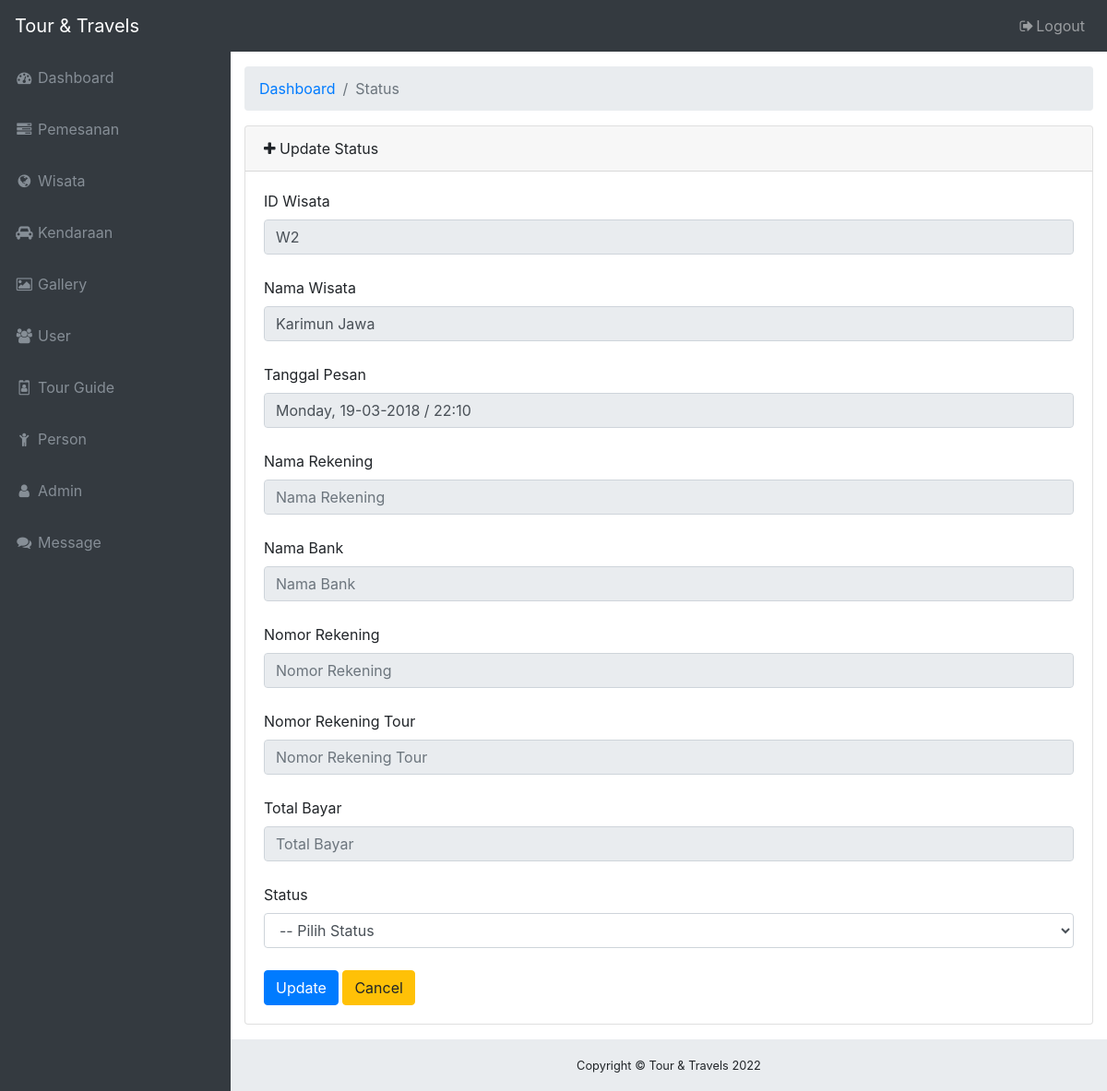
/admin/updatestatus.php?no=52, run on the app's committed database.
### tables this page shows
CREATE TABLE `pesan` (
  `no` int(8) NOT NULL,
  `id_wisata` varchar(10) NOT NULL,
  `username` varchar(20) NOT NULL,
  `tanggal_pesan` varchar(30) NOT NULL,
  `nama_wisata` varchar(20) NOT NULL,
  `lokasi` varchar(20) NOT NULL,
  `harga_paket` varchar(20) NOT NULL,
  `nama_pesan` varchar(20) NOT NULL,
  `no_hp` varchar(15) NOT NULL,
  `email` varchar(30) NOT NULL,
  `seat` varchar(10) NOT NULL,
  `id_anggota` varchar(10) NOT NULL,
  `harga_per` varchar(20) NOT NULL,
  `id_kendaraan` varchar(10) NOT NULL,
  `harga_kend` varchar(20) NOT NULL,
  `date` date NOT NULL,
  `nama_rek` varchar(30) NOT NULL,
  `nama_bank` varchar(30) NOT NULL,
  `no_rek` varchar(20) NOT NULL,
  `no_rek_tour` varchar(50) NOT NULL,
  `total_tf` varchar(20) NOT NULL,
  `alamat` text NOT NULL,
  `status` varchar(15) NOT NULL
);

### admin/updatestatus.php (the view, shortened to what this page needs)
<?php
if(isset($_GET['no']))
{
 $sql_query="SELECT * FROM pesan WHERE no=".$_GET['no'];
 $result_set=mysql_query($sql_query);
 $row=mysql_fetch_array($result_set);
}
  ?>
<!DOCTYPE html>
<html lang="en">
<head>
  <link href="vendor/bootstrap/css/bootstrap.min.css" rel="stylesheet">
  <link href="vendor/font-awesome/css/font-awesome.min.css" rel="stylesheet" type="text/css">
  <link href="vendor/datatables/dataTables.bootstrap4.css" rel="stylesheet">
  <link href="css/sb-admin.css" rel="stylesheet">
</head>
<body class="fixed-nav sticky-footer bg-dark" id="page-top">
  <nav class="navbar navbar-expand-lg navbar-dark bg-dark fixed-top" id="mainNav">
    <a class="navbar-brand" href="beranda.php">Tour & Travels</a>
    <div class="collapse navbar-collapse" id="navbarResponsive">
      <ul class="navbar-nav navbar-sidenav" id="exampleAccordion">
        <li class="nav-item" data-toggle="tooltip" data-placement="right" title="Dashboard">
          <a class="nav-link" href="beranda.php">
            <i class="fa fa-fw fa-dashboard"></i>
            <span class="nav-link-text">Dashboard</span>
          </a>
        </li>
        <li class="nav-item" data-toggle="tooltip" data-placement="right" title="Dashboard">
          <a class="nav-link" href="pesan.php">
            <i class="fa fa-fw fa-tasks"></i>
            <span class="nav-link-text">Pemesanan</span>
          </a>
        </li>
        <li class="nav-item" data-toggle="tooltip" data-placement="right" title="Dashboard">
          <a class="nav-link" href="wisata.php">
            <i class="fa fa-fw fa-globe"></i>
            <span class="nav-link-text">Wisata</span>
          </a>
        </li>
        <li class="nav-item" data-toggle="tooltip" data-placement="right" title="Dashboard">
          <a class="nav-link" href="kendaraan.php">
            <i class="fa fa-fw fa-car"></i>
            <span class="nav-link-text">Kendaraan</span>
          </a>
        </li>
        <li class="nav-item" data-toggle="tooltip" data-placement="right" title="Dashboard">
          <a class="nav-link" href="gallery.php">
            <i class="fa fa-fw fa-photo"></i>
            <span class="nav-link-text">Gallery</span>
          </a>
        </li>
        <li class="nav-item" data-toggle="tooltip" data-placement="right" title="Dashboard">
          <a class="nav-link" href="user.php">
            <i class="fa fa-fw fa-group"></i>
            <span class="nav-link-text">User</span>
          </a>
        </li>
        <li class="nav-item" data-toggle="tooltip" data-placement="right" title="Dashboard">
          <a class="nav-link" href="guide.php">
            <i class="fa fa-fw fa-id-badge"></i>
            <span class="nav-link-text">Tour Guide</span>
          </a>
        </li>
        <li class="nav-item" data-toggle="tooltip" data-placement="right" title="Dashboard">
          <a class="nav-link" href="person.php">
            <i class="fa fa-fw fa-child"></i>
            <span class="nav-link-text">Person</span>
          </a>
        </li>
        <li class="nav-item" data-toggle="tooltip" data-placement="right" title="Dashboard">
          <a class="nav-link" href="admin.php">
            <i class="fa fa-fw fa-user"></i>
            <span class="nav-link-text">Admin</span>
          </a>
        </li>
        <li class="nav-item" data-toggle="tooltip" data-placement="right" title="Dashboard">
          <a class="nav-link" href="message.php">
            <i class="fa fa-fw fa-comments"></i>
            <span class="nav-link-text">Message</span>
          </a>
        </li>
      </ul>
      <ul class="navbar-nav ml-auto">
        <li class="nav-item">
          <a class="nav-link" data-toggle="modal" data-target="#exampleModal">
            <i class="fa fa-fw fa-sign-out"></i>Logout</a>
        </li>
      </ul>
    </div>
  </nav>
  <div class="content-wrapper">
    <div class="container-fluid">
      <ol class="breadcrumb">
        <li class="breadcrumb-item">
          <a href="#">Dashboard</a>
        </li>
        <li class="breadcrumb-item active">Status</li>
      </ol>
      <div class="card mb-3">
        <div class="card-header">
          <i class="fa fa-plus"></i> Update Status</div>
        <div class="card-body">
          <div class="table-responsive">
          <form method="post">
          <label>ID Wisata</label>
          <input type="text" name="id_wisata" class="form-control" placeholder="ID Wisata" value="<?php echo $row['id_wisata']; ?>" readonly>
          <br>
          <label>Nama Wisata</label>
          <input type="text" name="nama_wisata" class="form-control" placeholder="Nama Wisata" value="<?php echo $row['nama_wisata']; ?>" readonly>
          <br>
          <label>Tanggal Pesan</label>
          <input type="text" name="tanggal_pesan" class="form-control" placeholder="Tanggal Pesan" value="<?php echo $row['tanggal_pesan']; ?>" readonly>
          <br>
          <label>Nama Rekening</label>
          <input type="text" name="nama_rek" class="form-control" placeholder="Nama Rekening" value="<?php echo $row['nama_rek']; ?>" readonly>
          <br>
          <label>Nama Bank</label>
          <input type="text" name="nama_bank" class="form-control" placeholder="Nama Bank" value="<?php echo $row['nama_bank']; ?>" readonly>
          <br>
          <label>Nomor Rekening</label>
          <input type="text" name="no_rek" class="form-control" placeholder="Nomor Rekening" value="<?php echo $row['no_rek']; ?>" readonly>
          <br>
          <label>Nomor Rekening Tour</label>
          <input type="text" name="no_rek_tour" class="form-control" placeholder="Nomor Rekening Tour" value="<?php echo $row['no_rek_tour']; ?>" readonly>
          <br>
          <label>Total Bayar</label>
          <input type="text" name="total_tf" class="form-control" placeholder="Total Bayar" value="<?php echo $row['total_tf']; ?>" readonly>
          <br>
          <label>Status</label>
          <select name="status" class="form-control">
            <option selected="selected">-- Pilih Status</option>
          </select>
          <br>
          <button type="submit" class="btn btn-primary" name="btn-update">Update</button>
          <button type="submit" class="btn btn-warning" name="btn-cancel">Cancel</button>
          </div>
        </div>
      </div>
    <footer class="sticky-footer">
      <div class="container">
        <div class="text-center">
          <small>Copyright © Tour & Travels <?php echo date("Y");?></small>
        </div>
      </div>
    </footer>
  </div>
</body>
</html>

### admin/css/sb-admin.css (style rules this page uses)
html { position: relative; min-height: 100%; }
body { overflow-x: hidden; }
body.sticky-footer { margin-bottom: 56px; }
body.sticky-footer .content-wrapper { min-height: calc(100vh - 56px - 56px); }
body.fixed-nav { padding-top: 56px; }
.content-wrapper { min-height: calc(100vh - 56px); padding-top: 1rem; }
#mainNav .navbar-collapse { overflow: auto; max-height: 75vh; }
#mainNav .navbar-collapse .navbar-nav .nav-item .nav-link { cursor: pointer; }
@media (min-width: 992px) { #mainNav .navbar-brand { width: 250px; } }
@media (min-width: 992px) { #mainNav .navbar-collapse { overflow: visible; max-height: none; } }
@media (min-width: 992px) { #mainNav .navbar-collapse .navbar-sidenav { position: absolute; top: 0; left: 0; -webkit-flex-direction: column; -ms-flex-direction: column; flex-direction: column; margin-top: 56px; } }
@media (min-width: 992px) { #mainNav .navbar-collapse .navbar-sidenav > .nav-item { width: 250px; padding: 0; } }
@media (min-width: 992px) { #mainNav .navbar-collapse .navbar-sidenav > .nav-item > .nav-link { padding: 1em; } }
@media (min-width: 992px) { #mainNav.fixed-top .navbar-sidenav { height: calc(100vh - 112px); } }
.content-wrapper { overflow-x: hidden; background: white; }
@media (min-width: 992px) { .content-wrapper { margin-left: 250px; } }
#mainNav.navbar-dark .navbar-collapse .navbar-sidenav > .nav-item > .nav-link { color: #868e96; }
@media (min-width: 992px) { #mainNav.navbar-dark .navbar-collapse .navbar-sidenav { background: #343a40; } }
footer.sticky-footer { position: absolute; right: 0; bottom: 0; width: 100%; height: 56px; background-color: #e9ecef; line-height: 55px; }
@media (min-width: 992px) { footer.sticky-footer { width: calc(100% - 250px); } }

### data on the page
pesan: id_wisata "W2", nama_wisata "Karimun Jawa", tanggal_pesan "Monday, 19-03-2018 / 22:10"
